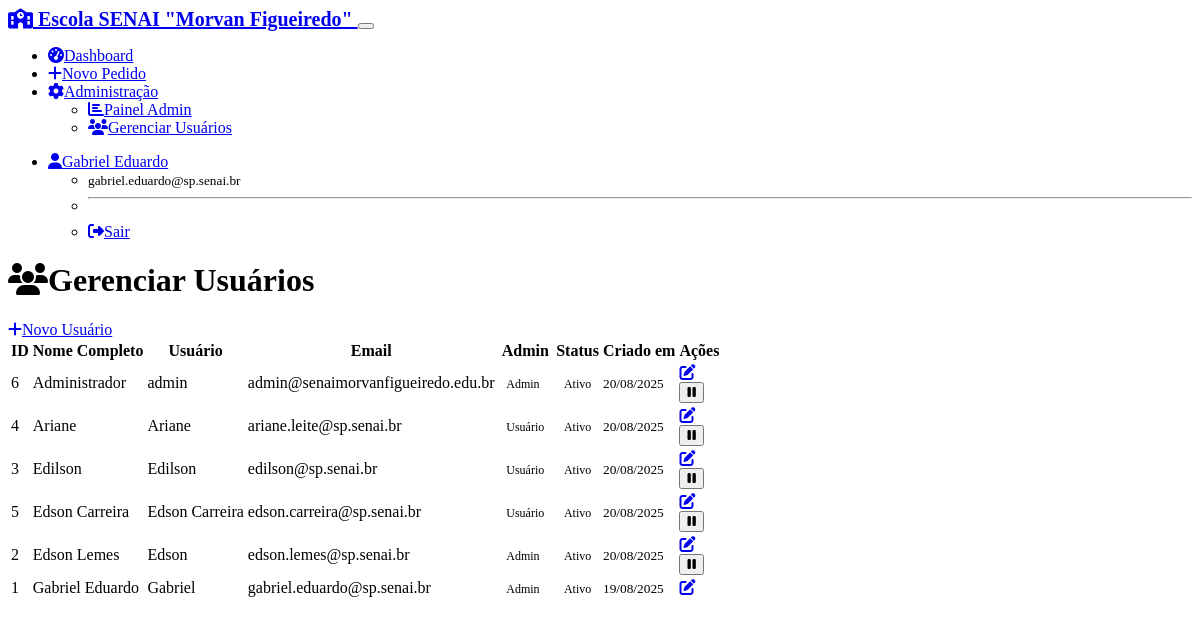
The app's page /admin/users (signed in) with its own data.
### models.py (models this page shows, shortened)
class User(UserMixin, db.Model):
    id = db.Column(db.Integer, primary_key=True)
    username = db.Column(db.String(64), unique=True, nullable=False)
    email = db.Column(db.String(120), unique=True, nullable=False)
    full_name = db.Column(db.String(120), nullable=False)
    password_hash = db.Column(db.String(256))
    needs_password_reset = db.Column(db.Boolean, default=False, nullable=False)
    is_admin = db.Column(db.Boolean, default=False, nullable=False)
    active = db.Column(db.Boolean, default=True, nullable=False)
    created_at = db.Column(db.DateTime, default=datetime.utcnow)
    @property
    def is_active(self):
        return self.active
    acquisition_requests = db.relationship('AcquisitionRequest', foreign_keys='AcquisitionRequest.created_by_id', backref='creator', lazy='dynamic')
    assigned_requests = db.relationship('AcquisitionRequest', foreign_keys='AcquisitionRequest.responsible_id', backref='responsible', lazy='dynamic')
    status_changes = db.relationship('StatusChange', backref='changed_by_user', lazy='dynamic')

### routes.py (the view)
@app.route('/admin/users')
@login_required
def user_management():
    if not current_user.is_admin:
        flash('Acesso negado.', 'danger')
        return redirect(url_for('dashboard'))
    users = User.query.order_by(User.full_name).all()
    return render_template('user_management.html', users=users)

### app.py (called while the page is built)
@login_manager.user_loader
def load_user(user_id):
    from models import User
    return User.query.get(int(user_id))

### templates/user_management.html (shortened to what this page needs)
{% extends "base.html" %}
{% block content %}
<div class="d-flex justify-content-between align-items-center mb-4">
    <h1><i class="fas fa-users me-2"></i>Gerenciar Usuários</h1>
    {% if not form %}
    <a href="{{ url_for('new_user') }}" class="btn btn-primary">
        <i class="fas fa-plus me-1"></i>Novo Usuário
    </a>
    {% endif %}
</div>
{% if not form %}
<div class="card">
    <div class="card-body">
        {% if users %}
            <div class="table-responsive">
                <table class="table table-hover">
                    <thead>
                        <tr>
                            <th>ID</th>
                            <th>Nome Completo</th>
                            <th>Usuário</th>
                            <th>Email</th>
                            <th>Admin</th>
                            <th>Status</th>
                            <th>Criado em</th>
                            <th>Ações</th>
                        </tr>
                    </thead>
                    <tbody>
                        {% for user in users %}
                        <tr>
                            <td>{{ user.id }}</td>
                            <td>{{ user.full_name }}</td>
                            <td>{{ user.username }}</td>
                            <td>{{ user.email }}</td>
                            <td>
                                {% if user.is_admin %}
                                    <span class="badge bg-danger">Admin</span>
                                {% else %}
                                    <span class="badge bg-secondary">Usuário</span>
                                {% endif %}
                            </td>
                            <td>
                                {% if user.is_active %}
                                    <span class="badge bg-success">Ativo</span>
                                {% else %}
                                    <span class="badge bg-danger">Inativo</span>
                                {% endif %}
                            </td>
                            <td>
                                <small class="text-muted">
                                    {{ user.created_at.strftime('%d/%m/%Y') }}
                                </small>
                            </td>
                            <td>
                                <a href="{{ url_for('edit_user', id=user.id) }}" class="btn btn-sm btn-outline-primary">
                                    <i class="fas fa-edit"></i>
                                </a>
                                {% if user.id != current_user.id %}
                                <form method="POST" action="{{ url_for('toggle_user_status', id=user.id) }}"
                                      class="d-inline" onsubmit="return confirm('Tem certeza que deseja {% if user.is_active %}desativar{% else %}ativar{% endif %} este usuário?')">
                                    <button type="submit" class="btn btn-sm btn-outline-{% if user.is_active %}warning{% else %}success{% endif %}">
                                        <i class="fas fa-{% if user.is_active %}pause{% else %}play{% endif %}"></i>
                                    </button>
                                </form>
                                {% endif %}
                            </td>
                        </tr>
                        {% endfor %}
                    </tbody>
                </table>
            </div>
        {% else %}
            <div class="text-center py-5">
                <i class="fas fa-users fa-3x text-muted mb-3"></i>
                <h5 class="text-muted">Nenhum usuário encontrado</h5>
            </div>
        {% endif %}
    </div>
</div>
{% endif %}
{% endblock %}

### templates/base.html (shortened to what this page needs)
<!DOCTYPE html>
<html lang="pt-BR" data-bs-theme="dark">
<head>
    <link href="https://cdn.replit.com/agent/bootstrap-agent-dark-theme.min.css" rel="stylesheet">
    <link rel="stylesheet" href="https://cdnjs.cloudflare.com/ajax/libs/font-awesome/6.4.0/css/all.min.css">
    <link rel="stylesheet" href="{{ url_for('static', filename='style.css') }}">
</head>
<body>
    {% if current_user.is_authenticated %}
    <nav class="navbar navbar-expand-lg navbar-dark bg-primary">
        <div class="container">
            <a class="navbar-brand" href="{{ url_for('dashboard') }}">
                <i class="fas fa-school me-2"></i>
Escola SENAI "Morvan Figueiredo"
            </a>
            <button class="navbar-toggler" type="button" data-bs-toggle="collapse" data-bs-target="#navbarNav">
            </button>
            <div class="collapse navbar-collapse" id="navbarNav">
                <ul class="navbar-nav me-auto">
                    <li class="nav-item">
                        <a class="nav-link" href="{{ url_for('dashboard') }}">
                            <i class="fas fa-tachometer-alt me-1"></i>Dashboard
                        </a>
                    </li>
                    <li class="nav-item">
                        <a class="nav-link" href="{{ url_for('new_request') }}">
                            <i class="fas fa-plus me-1"></i>Novo Pedido
                        </a>
                    </li>
                    {% if current_user.is_admin %}
                    <li class="nav-item dropdown">
                        <a class="nav-link dropdown-toggle" href="#" role="button" data-bs-toggle="dropdown">
                            <i class="fas fa-cog me-1"></i>Administração
                        </a>
                        <ul class="dropdown-menu">
                            <li><a class="dropdown-item" href="{{ url_for('admin_panel') }}">
                                <i class="fas fa-chart-bar me-1"></i>Painel Admin
                            </a></li>
                            <li><a class="dropdown-item" href="{{ url_for('user_management') }}">
                                <i class="fas fa-users me-1"></i>Gerenciar Usuários
                            </a></li>
                        </ul>
                    </li>
                    {% endif %}
                </ul>
                <ul class="navbar-nav">
                    <li class="nav-item dropdown">
                        <a class="nav-link dropdown-toggle" href="#" role="button" data-bs-toggle="dropdown">
                            <i class="fas fa-user me-1"></i>{{ current_user.full_name }}
                        </a>
                        <ul class="dropdown-menu">
                            <li><span class="dropdown-item-text">
                                <small class="text-muted">{{ current_user.email }}</small>
                            </span></li>
                            <li><hr class="dropdown-divider"></li>
                            <li><a class="dropdown-item" href="{{ url_for('logout') }}">
                                <i class="fas fa-sign-out-alt me-1"></i>Sair
                            </a></li>
                        </ul>
                    </li>
                </ul>
            </div>
        </div>
    </nav>
    {% endif %}
    <main class="container my-4">
        {% if error_message %}
            <div class="text-center">
                <h1 class="display-1">😔</h1>
                <h2>{{ error_message }}</h2>
                <a href="{{ url_for('dashboard') }}" class="btn btn-primary">
                    <i class="fas fa-home me-1"></i>Voltar ao Dashboard
                </a>
            </div>
        {% else %}
            {% block content %}{% endblock %}
        {% endif %}
    </main>
</body>
</html>

### static/style.css (style rules this page uses)
.badge { font-size: 0.75rem; padding: 0.35em 0.65em; }
.card { transition: box-shadow 0.15s ease-in-out; }
.navbar-brand { font-weight: 600; font-size: 1.25rem; }
.fade-in { animation: fadeIn 0.3s ease-in; }

### records on screen
User: full_name "Gabriel Eduardo", email "gabriel.eduardo@sp.senai.br", id "1", username "Gabriel", is_admin "Admin", active "Ativo", created_at "19/08/2025"
User: id "6", full_name "Administrador", username "admin", email "admin@senaimorvanfigueiredo.edu.br", is_admin "Admin", active "Ativo", created_at "20/08/2025"
User: id "4", full_name "Ariane", username "Ariane", email "ariane.leite@sp.senai.br", is_admin "Usuário", active "Ativo", created_at "20/08/2025"
User: id "3", full_name "Edilson", username "Edilson", email "edilson@sp.senai.br", is_admin "Usuário", active "Ativo", created_at "20/08/2025"
User: id "5", full_name "Edson Carreira", username "Edson Carreira", email "edson.carreira@sp.senai.br", is_admin "Usuário", active "Ativo", created_at "20/08/2025"
User: id "2", full_name "Edson Lemes", username "Edson", email "edson.lemes@sp.senai.br", is_admin "Admin", active "Ativo", created_at "20/08/2025"
